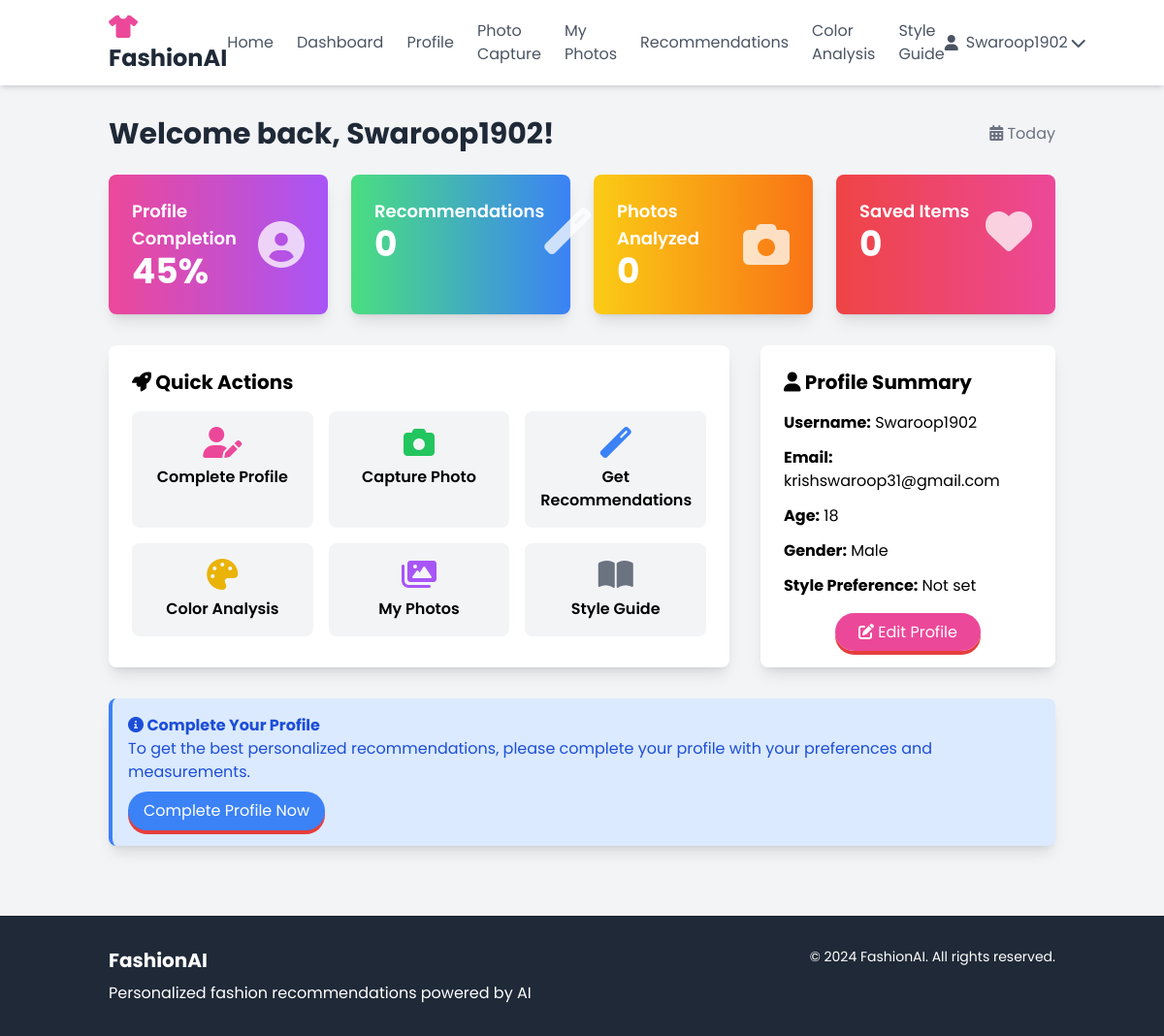
The page /dashboard (signed in) on the database its author committed.
### app.py (models this page shows, shortened)
class User(UserMixin, db.Model):
    id = db.Column(db.Integer, primary_key=True)
    username = db.Column(db.String(80), unique=True, nullable=False)
    email = db.Column(db.String(120), unique=True, nullable=False)
    password_hash = db.Column(db.String(120), nullable=False)
    created_at = db.Column(db.DateTime, default=datetime.utcnow)
    age = db.Column(db.Integer)
    gender = db.Column(db.String(20))
    body_type = db.Column(db.String(50))
    style_preference = db.Column(db.String(100))
    color_preference = db.Column(db.String(200))
    size_preference = db.Column(db.String(50))
    budget_range = db.Column(db.String(50))
    fashion_preferences = db.Column(db.Text)  # JSON string of detailed preferences
    style_analysis_complete = db.Column(db.Boolean, default=False)

### app.py (the view)
@app.route('/dashboard')
@login_required
def dashboard():
    user_stats = {
        'total_analyses': 5,
        'color_analyses': 3,
        'outfit_recommendations': 12,
        'style_score': 87
    }
    recent_analysis = None
    style_profile = {
        'primary_style': 'Modern Classic',
        'color_season': 'Autumn',
        'body_type': 'Athletic',
        'lifestyle': 'Professional'
    }
    return render_template('dashboard.html',
                         user=current_user,
                         user_stats=user_stats,
                         recent_analysis=recent_analysis,
                         style_profile=style_profile)

### app.py (called while the page is built)
@login_manager.user_loader
def load_user(user_id):
    return User.query.get(int(user_id))

### templates/dashboard.html (shortened to what this page needs)
{% extends "base.html" %}
{% block content %}
<div class="container mx-auto py-8 px-6">
    <div class="flex justify-between items-center mb-6">
        <h1 class="text-3xl font-bold text-gray-800">Welcome back, {{ user.username }}!</h1>
        <div class="text-gray-500">
            <i class="fas fa-calendar-alt"></i> {{ moment().format('MMMM Do, YYYY') if moment else 'Today' }}
        </div>
    </div>
    <div class="grid grid-cols-1 md:grid-cols-2 lg:grid-cols-4 gap-6 mb-8">
        <div class="card-3d bg-gradient-to-r from-pink-500 to-purple-500 text-white p-6 rounded-lg shadow-lg">
            <div class="flex justify-between items-center">
                <div>
                    <h6 class="text-lg font-semibold">Profile Completion</h6>
                    <h3 class="text-4xl font-bold">
                        {% if user.age and user.gender and user.style_preference %}85%{% elif user.age or user.gender or user.style_preference %}45%{% else %}15%{% endif %}
                    </h3>
                </div>
                <i class="fas fa-user-circle fa-3x opacity-75"></i>
            </div>
        </div>
        <div class="card-3d bg-gradient-to-r from-green-400 to-blue-500 text-white p-6 rounded-lg shadow-lg">
            <div class="flex justify-between items-center">
                <div>
                    <h6 class="text-lg font-semibold">Recommendations</h6>
                    <h3 class="text-4xl font-bold">0</h3>
                </div>
                <i class="fas fa-magic fa-3x opacity-75"></i>
            </div>
        </div>
        <div class="card-3d bg-gradient-to-r from-yellow-400 to-orange-500 text-white p-6 rounded-lg shadow-lg">
            <div class="flex justify-between items-center">
                <div>
                    <h6 class="text-lg font-semibold">Photos Analyzed</h6>
                    <h3 class="text-4xl font-bold">0</h3>
                </div>
                <i class="fas fa-camera fa-3x opacity-75"></i>
            </div>
        </div>
        <div class="card-3d bg-gradient-to-r from-red-500 to-pink-500 text-white p-6 rounded-lg shadow-lg">
            <div class="flex justify-between items-center">
                <div>
                    <h6 class="text-lg font-semibold">Saved Items</h6>
                    <h3 class="text-4xl font-bold">0</h3>
                </div>
                <i class="fas fa-heart fa-3x opacity-75"></i>
            </div>
        </div>
    </div>
    <div class="grid grid-cols-1 lg:grid-cols-3 gap-8">
        <div class="lg:col-span-2 bg-white p-6 rounded-lg shadow-lg">
            <h5 class="text-xl font-bold mb-4"><i class="fas fa-rocket"></i> Quick Actions</h5>
            <div class="grid grid-cols-2 md:grid-cols-3 gap-4">
                <a href="{{ url_for('profile') }}" class="card-3d text-center p-4 bg-gray-100 rounded-lg">
                    <i class="fas fa-user-edit fa-2x text-pink-500 mb-2"></i>
                    <p class="font-semibold">Complete Profile</p>
                </a>
                <a href="{{ url_for('image_capture') }}" class="card-3d text-center p-4 bg-gray-100 rounded-lg">
                    <i class="fas fa-camera fa-2x text-green-500 mb-2"></i>
                    <p class="font-semibold">Capture Photo</p>
                </a>
                <a href="{{ url_for('recommendations') }}" class="card-3d text-center p-4 bg-gray-100 rounded-lg">
                    <i class="fas fa-magic fa-2x text-blue-500 mb-2"></i>
                    <p class="font-semibold">Get Recommendations</p>
                </a>
                <a href="{{ url_for('color_analysis') }}" class="card-3d text-center p-4 bg-gray-100 rounded-lg">
                    <i class="fas fa-palette fa-2x text-yellow-500 mb-2"></i>
                    <p class="font-semibold">Color Analysis</p>
                </a>
                <a href="{{ url_for('my_images') }}" class="card-3d text-center p-4 bg-gray-100 rounded-lg">
                    <i class="fas fa-images fa-2x text-purple-500 mb-2"></i>
                    <p class="font-semibold">My Photos</p>
                </a>
                 <a href="{{ url_for('style_recommendations') }}" class="card-3d text-center p-4 bg-gray-100 rounded-lg">
                    <i class="fas fa-book-open fa-2x text-gray-500 mb-2"></i>
                    <p class="font-semibold">Style Guide</p>
                </a>
            </div>
        </div>
        <div class="bg-white p-6 rounded-lg shadow-lg">
            <h5 class="text-xl font-bold mb-4"><i class="fas fa-user"></i> Profile Summary</h5>
            <div class="space-y-3">
                <p><strong>Username:</strong> {{ user.username }}</p>
                <p><strong>Email:</strong> {{ user.email }}</p>
                <p><strong>Age:</strong> {{ user.age or 'Not set' }}</p>
                <p><strong>Gender:</strong> {{ user.gender or 'Not set' }}</p>
                <p><strong>Style Preference:</strong> {{ user.style_preference or 'Not set' }}</p>
            </div>
            <div class="text-center mt-6">
                <a href="{{ url_for('profile') }}" class="btn-3d bg-pink-500 text-white px-6 py-2 rounded-full">
                    <i class="fas fa-edit"></i> Edit Profile
                </a>
            </div>
        </div>
    </div>
    {% if not user.age or not user.gender or not user.style_preference %}
    <div class="mt-8 bg-blue-100 border-l-4 border-blue-500 text-blue-700 p-4 rounded-lg shadow-lg" role="alert">
        <h5 class="font-bold"><i class="fas fa-info-circle"></i> Complete Your Profile</h5>
        <p>To get the best personalized recommendations, please complete your profile with your preferences and measurements.</p>
        <a href="{{ url_for('profile') }}" class="btn-3d inline-block mt-2 bg-blue-500 text-white px-4 py-2 rounded-full">Complete Profile Now</a>
    </div>
    {% endif %}
</div>
{% endblock %}

### templates/base.html (shortened to what this page needs)
<!DOCTYPE html>
<html lang="en">
<head>
    <script src="https://cdn.tailwindcss.com"></script>
    <link href="https://cdnjs.cloudflare.com/ajax/libs/font-awesome/6.0.0/css/all.min.css" rel="stylesheet">
</head>
<body class="bg-gray-100">
    <nav class="bg-white shadow-md">
        <div class="container mx-auto px-6 py-3">
            <div class="flex justify-between items-center">
                <a class="text-2xl font-bold text-gray-800" href="{{ url_for('index') }}">
                    <i class="fas fa-tshirt text-pink-500"></i> FashionAI
                </a>
                <div class="hidden md:flex items-center space-x-6">
                    <a class="text-gray-600 hover:text-pink-500" href="{{ url_for('index') }}">Home</a>
                    {% if current_user.is_authenticated %}
                        <a class="text-gray-600 hover:text-pink-500" href="{{ url_for('dashboard') }}">Dashboard</a>
                        <a class="text-gray-600 hover:text-pink-500" href="{{ url_for('profile') }}">Profile</a>
                        <a class="text-gray-600 hover:text-pink-500" href="{{ url_for('capture_photo') }}">Photo Capture</a>
                        <a class="text-gray-600 hover:text-pink-500" href="{{ url_for('my_images') }}">My Photos</a>
                        <a class="text-gray-600 hover:text-pink-500" href="{{ url_for('recommendations') }}">Recommendations</a>
                        <a class="text-gray-600 hover:text-pink-500" href="{{ url_for('color_analysis') }}">Color Analysis</a>
                        <a class="text-gray-600 hover:text-pink-500" href="{{ url_for('style_recommendations') }}">Style Guide</a>
                    {% endif %}
                </div>
                <div class="hidden md:flex items-center space-x-6">
                     {% if current_user.is_authenticated %}
                        <div class="relative">
                            <button class="flex items-center text-gray-600 focus:outline-none">
                                <i class="fas fa-user"></i>
                                <span class="ml-2">{{ current_user.username }}</span>
                                <i class="fas fa-chevron-down ml-1"></i>
                            </button>
                        </div>
                    {% else %}
                        <a class="text-gray-600 hover:text-pink-500" href="{{ url_for('login') }}">Login</a>
                        <a class="bg-pink-500 text-white px-4 py-2 rounded-full hover:bg-pink-600" href="{{ url_for('register') }}">Register</a>
                    {% endif %}
                </div>
            </div>
        </div>
    </nav>
    <main>
        {% block content %}{% endblock %}
    </main>
    <footer class="bg-gray-800 text-white py-8 mt-10">
        <div class="container mx-auto px-6">
            <div class="md:flex justify-between">
                <div class="mb-6 md:mb-0">
                    <h5 class="text-xl font-bold mb-2">FashionAI</h5>
                    <p>Personalized fashion recommendations powered by AI</p>
                </div>
                <div class="text-sm">
                    <p>&copy; 2024 FashionAI. All rights reserved.</p>
                </div>
            </div>
        </div>
    </footer>
</body>
</html>

### templates/base.html (style rules this page uses)
body { font-family: 'Poppins', sans-serif; }
.btn-3d { transition: all 0.15s ease-out; box-shadow: 0 4px 0 #e53e3e; }
.card-3d { transition: all 0.2s ease-out; }

### rows shown on the page
User: username "Swaroop1902", email "krishswaroop31@gmail.com", age "18", gender "Male", style_preference "Not set"

### other values the page prints
{{ moment().format('MMMM Do, YYYY') if moment else 'Today' }} "Today"
